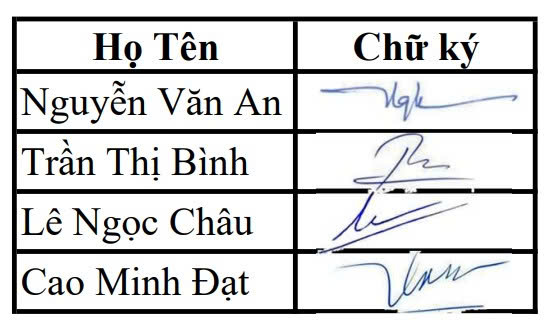
#> input picture 5/Picture1.jpg, 550 x 328 px
$ python test.py
#> lines starting #> are read from the running program, lines starting #| are printed output that depends on the picture; after the words box and inside, x2 and y2 are one past the last pixel; in counts of white or black regions, pixels touching at a corner belong together; pictures that were not available may be replaced by others from this repository, and a replacement may not be noted
import cv2
import numpy as np
import pytesseract
import os

# Tạo thư mục output
output_dir = 'KetQua_ChuKy'
if not os.path.exists(output_dir):
    os.makedirs(output_dir)

img = cv2.imread('Picture1.jpg')
#> img is the input picture: shape (328, 550, 3); mean B, G, R 213.5, 213.2, 212.7
temp1 = cv2.imread('kernell1.jpg')
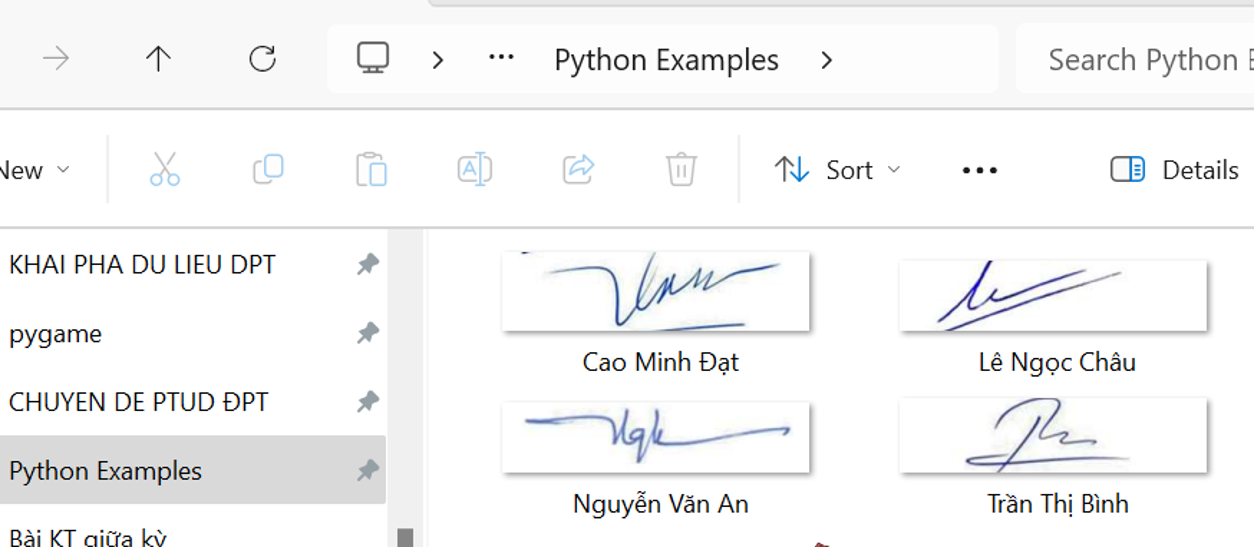
#> input picture 5/ketqua.png, 1254 x 547 px, given in place of kernell1.jpg, which was not available
#> temp1 is the input picture: shape (547, 1254, 3); mean B, G, R 245.6, 245.2, 245
temp2 = cv2.imread('kernell2.jpg')

if img is None:
    print("Không tìm thấy ảnh Picture1.jpg")
    exit()
if temp1 is None or temp2 is None:
    print("Không tìm thấy template kernell1.jpg hoặc kernell2.jpg")
    exit()

gray = cv2.cvtColor(img, cv2.COLOR_BGR2GRAY)
blur = cv2.medianBlur(gray, ksize=3)
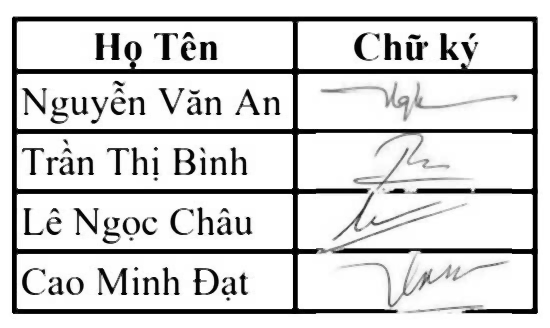
#> blur: shape (328, 550); min 0, max 255, mean 214.1
ret, thresh = cv2.threshold(blur, 15, 255, 0)
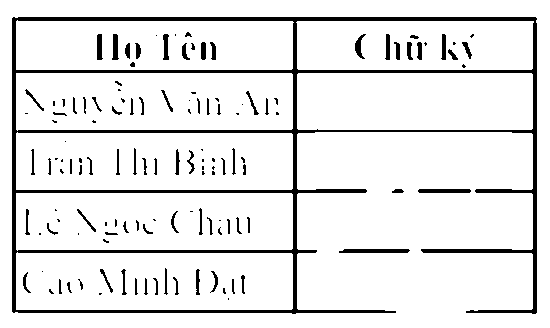
#> thresh: shape (328, 550); 90.5% white; 131 black regions (52 under 20 px), largest, box (x1, y1, x2, y2) and area: (12, 17, 537, 314) 12423, (339, 249, 410, 253) 271, (418, 189, 471, 193) 208

gray1 = cv2.cvtColor(temp1, cv2.COLOR_BGR2GRAY)
ret, thresh1 = cv2.threshold(gray1, 10, 255, 0)
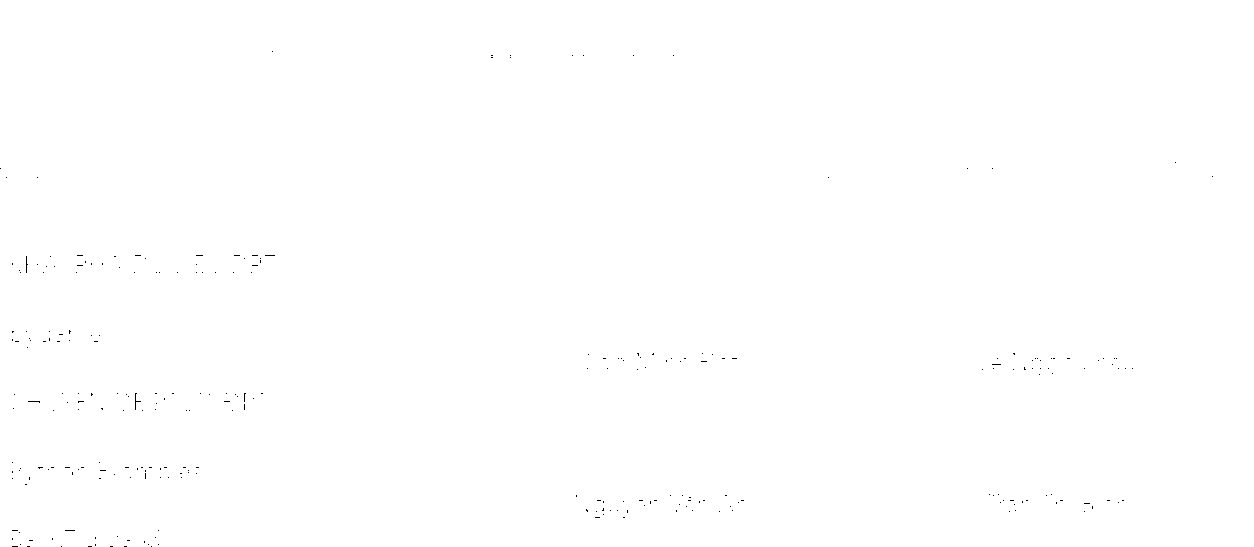
#> thresh1: shape (547, 1254); 99.9% white; black in thin lines or dots, all inside (x1, y1, x2, y2) = (0, 51, 1213, 547)

gray2 = cv2.cvtColor(temp2, cv2.COLOR_BGR2GRAY)
ret, thresh2 = cv2.threshold(gray2, 10, 255, 0)
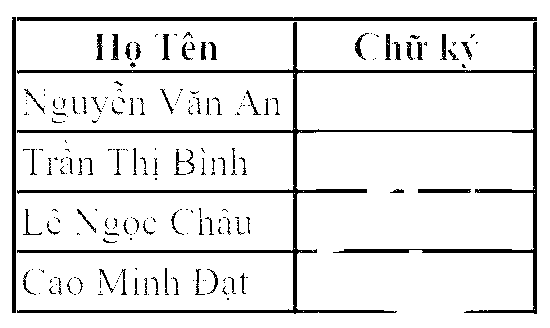
#> thresh2: shape (328, 550); 90.4% white; 234 black regions (150 under 20 px), largest, box (x1, y1, x2, y2) and area: (17, 22, 537, 314) 9380, (17, 17, 537, 21) 2077, (12, 17, 16, 313) 1183

h1, w1 = temp1.shape[:2]  # Kích thước kernel 1 (góc trên-trái)
#> h1 = 547; w1 = 1254
h2, w2 = temp2.shape[:2]  # Kích thước kernel 2 (góc dưới-phải)
#> h2 = 328; w2 = 550
img_h, img_w = img.shape[:2]
#> img_h = 328; img_w = 550

def add_corner_borders(image, corner_tl, corner_br):
    """Thêm viền kernel1 vào góc trên-trái và kernel2 vào góc dưới-phải"""
    result = image.copy()
    h, w = result.shape[:2]
    h_tl, w_tl = corner_tl.shape[:2]
    h_br, w_br = corner_br.shape[:2]

    # Ghép kernel1 vào góc trên-trái
    if h >= h_tl and w >= w_tl:
        result[0:h_tl, 0:w_tl] = corner_tl

    # Ghép kernel2 vào góc dưới-phải
    if h >= h_br and w >= w_br:
        result[h-h_br:h, w-w_br:w] = corner_br

    return result

res1 = cv2.matchTemplate(thresh, thresh1, cv2.TM_CCOEFF_NORMED)
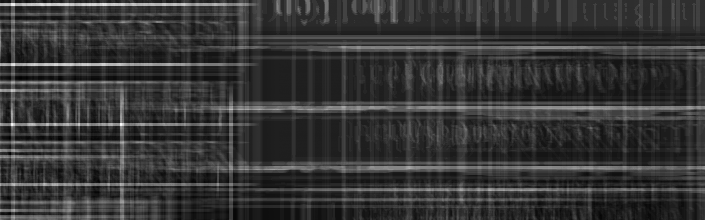
#> res1: shape (220, 705) float32; min -0.0112, max 0.0405, mean -0.000196; drawn with min black and max white
res2 = cv2.matchTemplate(thresh, thresh2, cv2.TM_CCOEFF_NORMED)
#> res2 = [0.95]
threshold1 = 0.8  # Hạ threshold để tìm được nhiều hơn
threshold2 = 0.8

loc1 = np.where(res1 >= threshold1)
#> loc1 = (empty array, empty array)
loc2 = np.where(res2 >= threshold2)
#> loc2 = ([0], [0])

# Loại bỏ các điểm trùng lặp (gần nhau < 10 pixel)
def remove_duplicates(points, min_dist=10):
    if len(points) == 0:
        return []
    result = [points[0]]
    for p in points[1:]:
        is_dup = False
        for r in result:
            if abs(p[0] - r[0]) < min_dist and abs(p[1] - r[1]) < min_dist:
                is_dup = True
                break
        if not is_dup:
            result.append(p)
    return result

points1 = sorted(zip(loc1[0], loc1[1]), key=lambda p: (p[0], p[1]))
#> points1 = []
points2 = sorted(zip(loc2[0], loc2[1]), key=lambda p: (p[0], p[1]))
#> points2 = [(0, 0)]

points1 = remove_duplicates(points1)
points2 = remove_duplicates(points2)

print(f"Tìm thấy {len(points1)} vị trí kernel1, {len(points2)} vị trí kernel2")
#| Tìm thấy 0 vị trí kernel1, 1 vị trí kernel2

def find_bottom_right(tl_y, tl_x, points_br, h_kernel, w_kernel):
    """Tìm điểm kernel2 gần nhất nằm bên phải-dưới của kernel1"""
    best = None
    best_dist = float('inf')
    for br_y, br_x in points_br:
        # kernel2 phải nằm dưới và bên phải của kernel1
        # Cho phép dung sai y (cùng hàng)
        if br_y >= tl_y - 5 and br_x > tl_x:
            dist = abs(br_y - tl_y) + (br_x - tl_x)
            if dist < best_dist:
                best_dist = dist
                best = (br_y + h_kernel, br_x + w_kernel)
    return best

# Ghép cặp kernel1 (góc trên-trái) với kernel2 (góc dưới-phải)
cells = []
used_br = []

for tl_y, tl_x in points1:
    br = find_bottom_right(tl_y, tl_x, points2, h2, w2)
    if br:
        # Kiểm tra xem br đã dùng chưa
        is_used = False
        for used in used_br:
            if abs(br[0] - used[0]) < 10 and abs(br[1] - used[1]) < 10:
                is_used = True
                break
        if not is_used:
            used_br.append(br)
            cells.append((tl_y, tl_x, br[0], br[1]))
#> this loop made 0 passes
#> after the loop, cells = []; used_br = []

# Sắp xếp cells theo y rồi x
cells = sorted(cells, key=lambda c: (c[0], c[1]))

print(f"Tìm thấy {len(cells)} ô hợp lệ")
#| Tìm thấy 0 ô hợp lệ

fn = None
for i, (tly, tlx, bry, brx) in enumerate(cells):
    # Kiểm tra bounds
    tly = max(0, tly)
    tlx = max(0, tlx)
    bry = min(img_h, bry)
    brx = min(img_w, brx)

    if bry <= tly or brx <= tlx:
        continue

    # Crop bao gồm cả viền kernel1 và kernel2
    tmp = img[tly:bry, tlx:brx].copy()

    if tmp.size == 0:
        continue

    # Bỏ qua dòng tiêu đề (2 ô đầu tiên thường là "Họ Tên" và "Chữ ký")
    if i < 2:
        continue

    # Ô chẵn (0, 2, 4...) trong mỗi dòng là tên
    # Ô lẻ (1, 3, 5...) trong mỗi dòng là chữ ký
    if i % 2 == 0:
        # OCR để lấy tên
        name_raw = pytesseract.image_to_string(tmp, lang='vie', config='--psm 7')
        name_clean = "".join([
            c for c in name_raw.strip()
            if c.isalnum() or c in (' ', '_')
        ]).strip()

        if name_clean and name_clean not in ["Họ Tên", "Chữ ký", "Ho Tên", "Chu ký"]:
            fn = name_clean + ".png"
            print(f"Tên phát hiện: {name_clean}")
        else:
            fn = None
    else:
        # Lưu chữ ký với viền kernel1 và kernel2
        if fn:
            # Thêm viền góc từ kernel1 và kernel2
            tmp_with_border = add_corner_borders(tmp, temp1, temp2)
            save_path = os.path.join(output_dir, fn)
            success, buf = cv2.imencode(".png", tmp_with_border)
            if success:
                buf.tofile(save_path)
                print(f"Đã lưu: {save_path}")

print("\nHoàn tất!")
